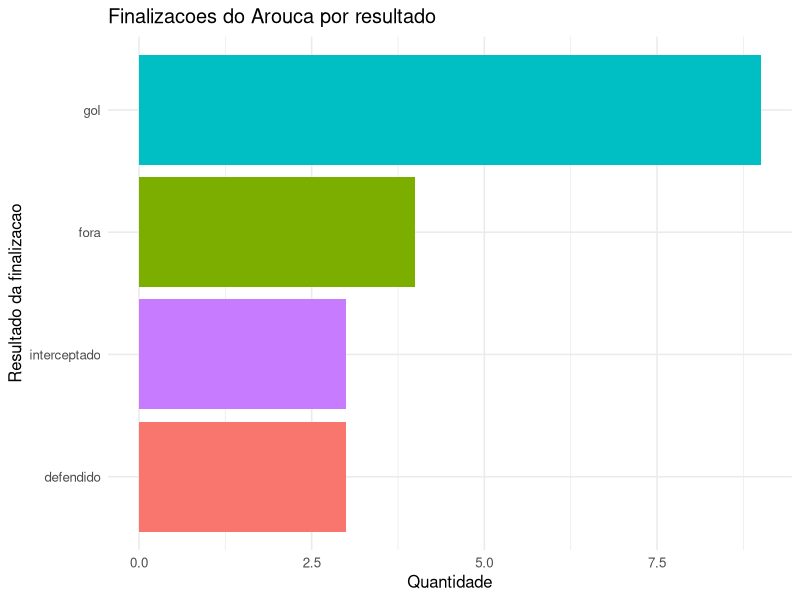
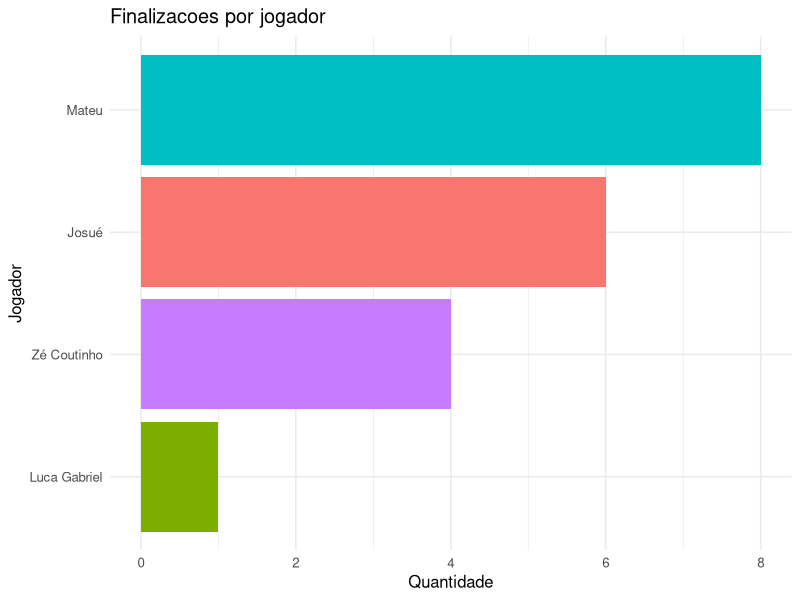
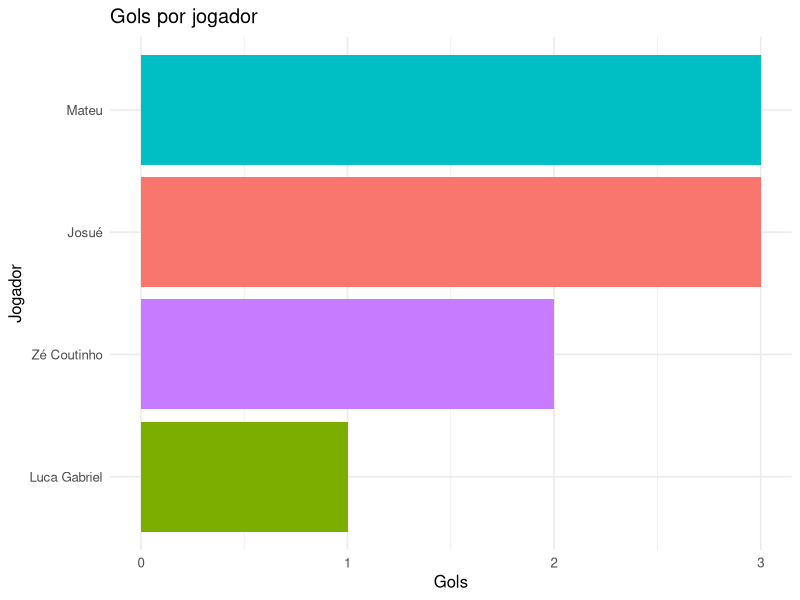
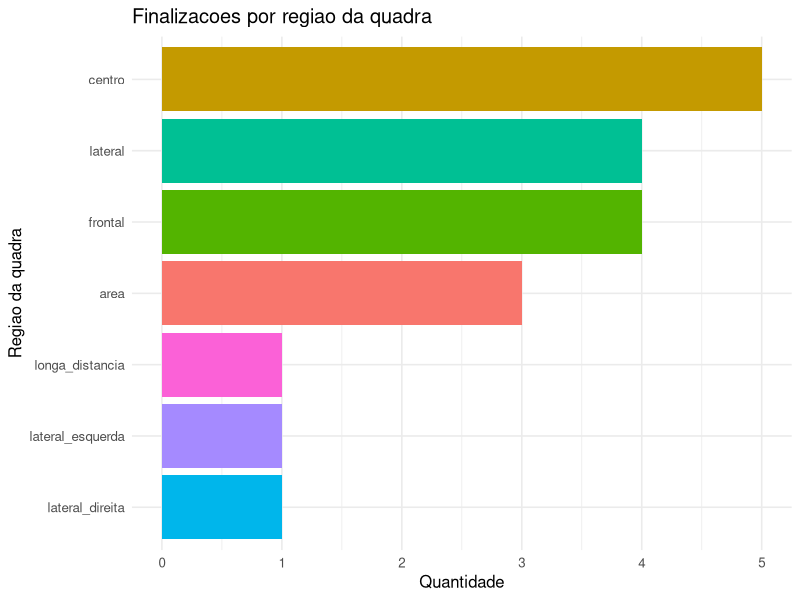
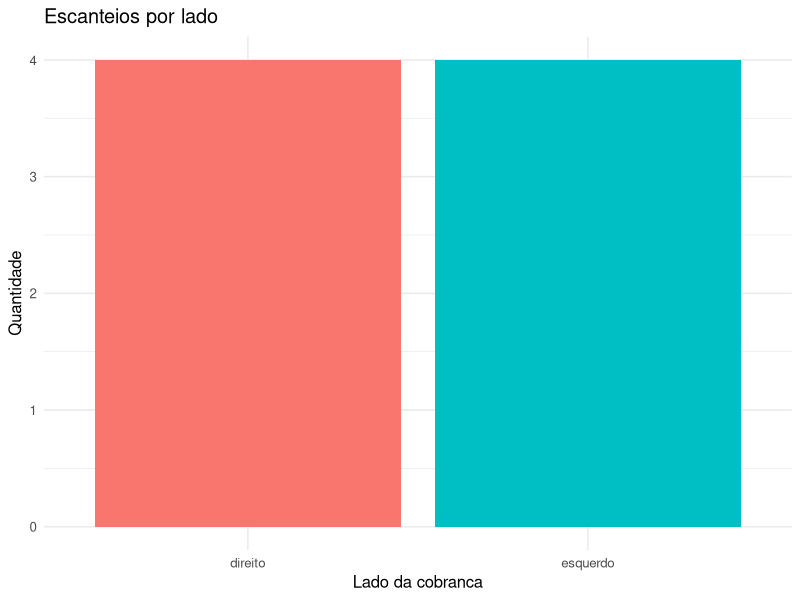
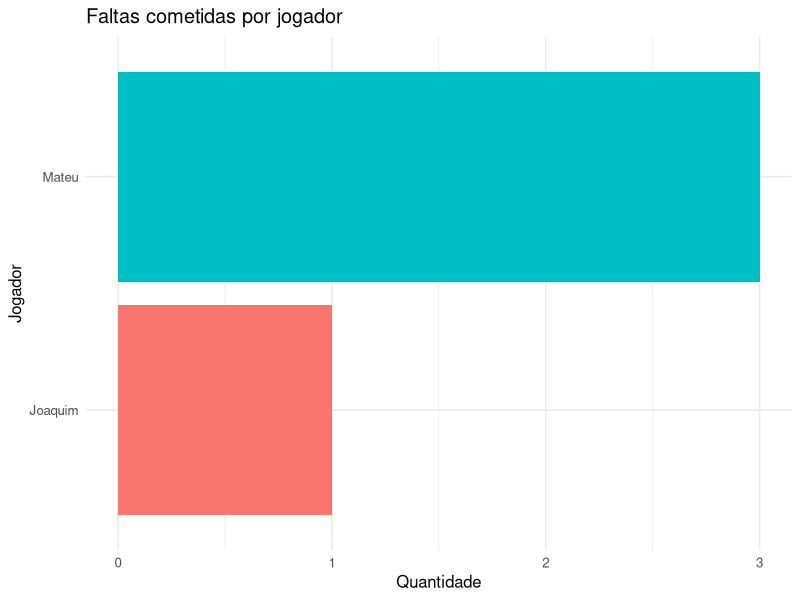
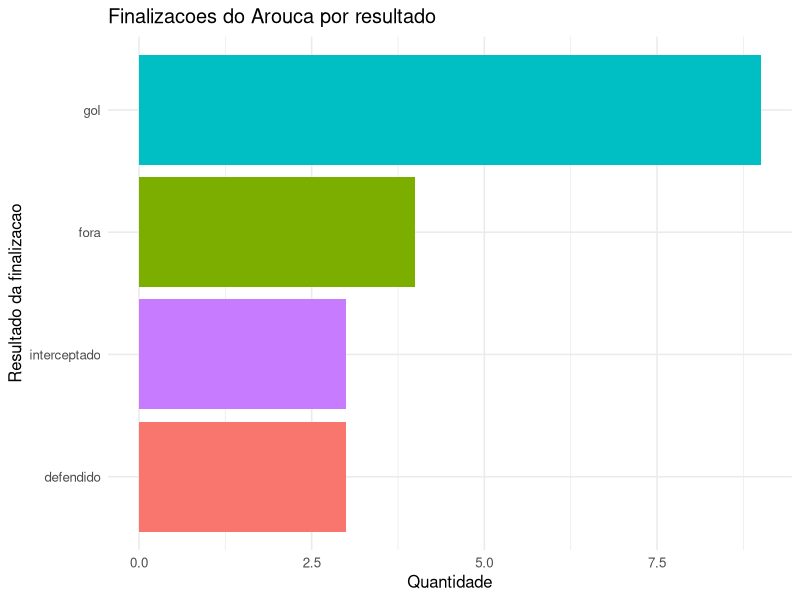
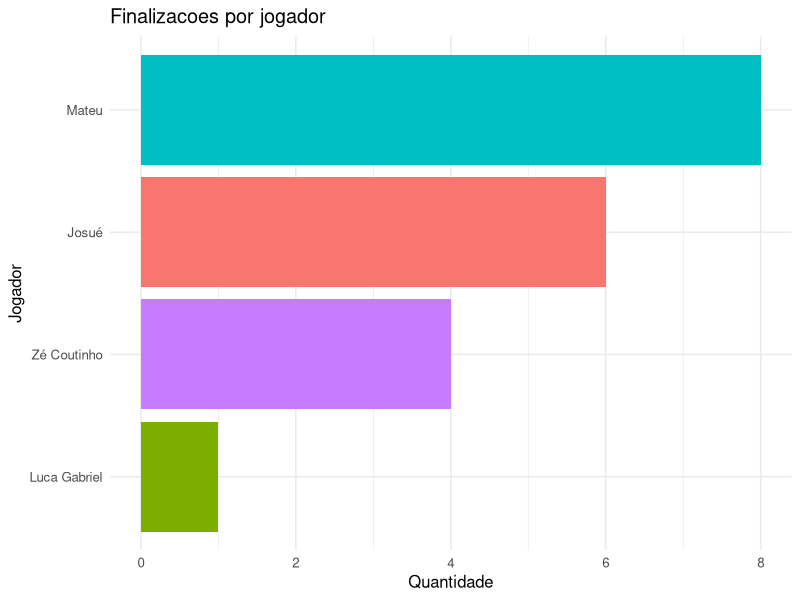

Generate these figures, in order, with R:
suppressPackageStartupMessages({
  library(readr)
  library(dplyr)
  library(ggplot2)
})

# Ajusta o diretório de trabalho para a pasta do script quando rodado no RStudio.
if (requireNamespace("rstudioapi", quietly = TRUE) && rstudioapi::isAvailable()) {
  script_path <- rstudioapi::getSourceEditorContext()$path
  if (nzchar(script_path)) {
    setwd(dirname(script_path))
  }
}

dir.create("graficos", showWarnings = FALSE)

eventos <- read_csv(
  "eventos_arouca.csv",
  col_types = cols(
    id_evento = col_integer(),
    equipe = col_character(),
    periodo = col_character(),
    tempo_video = col_character(),
    tempo_segundos = col_double(),
    tipo_evento = col_character(),
    jogador = col_character(),
    descricao_evento = col_character(),
    resultado_finalizacao = col_character(),
    pe_finalizacao = col_character(),
    regiao_quadra = col_character(),
    regiao_baliza = col_character(),
    lado_escanteio = col_character(),
    tipo_infracao = col_character(),
    jogador_adversario_sofreu = col_character(),
    tipo_cartao = col_character(),
    motivo_cartao = col_character()
  ),
  show_col_types = FALSE
)

jogadores <- read_csv(
  "jogadores_arouca.csv",
  col_types = cols(
    equipe = col_character(),
    jogador = col_character(),
    posicao_aproximada = col_character(),
    pe_dominante = col_character()
  ),
  show_col_types = FALSE
)

# Padronizacao basica para evitar inconsistencias em texto.
eventos <- eventos %>%
  mutate(
    across(where(is.character), ~trimws(.x)),
    tipo_evento = tolower(tipo_evento),
    periodo = tolower(periodo),
    resultado_finalizacao = tolower(resultado_finalizacao),
    pe_finalizacao = tolower(pe_finalizacao),
    regiao_quadra = tolower(regiao_quadra),
    lado_escanteio = tolower(lado_escanteio),
    tipo_infracao = tolower(tipo_infracao),
    tipo_cartao = tolower(tipo_cartao)
  )

jogadores <- jogadores %>%
  mutate(
    across(where(is.character), ~trimws(.x)),
    posicao_aproximada = tolower(posicao_aproximada),
    pe_dominante = tolower(pe_dominante)
  )

finalizacoes <- eventos %>%
  filter(tipo_evento == "finalizacao")

escanteios <- eventos %>%
  filter(tipo_evento == "escanteio")

faltas <- eventos %>%
  filter(tipo_evento == "falta_cometida")

cartoes <- eventos %>%
  filter(tipo_evento == "cartao")

cat("\n===== DIMENSOES DOS DADOS =====\n")
cat("Eventos:", nrow(eventos), "linhas e", ncol(eventos), "colunas\n")
cat("Jogadores:", nrow(jogadores), "linhas e", ncol(jogadores), "colunas\n")

cat("\n===== RESUMO GERAL =====\n")
cat("Total de finalizacoes:", nrow(finalizacoes), "\n")
cat("Total de escanteios:", nrow(escanteios), "\n")
cat("Total de faltas cometidas:", nrow(faltas), "\n")
cat("Total de cartoes:", nrow(cartoes), "\n")

resumo_finalizacoes <- finalizacoes %>%
  count(resultado_finalizacao, name = "quantidade") %>%
  arrange(desc(quantidade))

cat("\n===== FINALIZACOES POR RESULTADO =====\n")
print(resumo_finalizacoes)

finalizacoes_por_jogador <- finalizacoes %>%
  count(jogador, name = "total_finalizacoes") %>%
  arrange(desc(total_finalizacoes))

cat("\n===== FINALIZACOES POR JOGADOR =====\n")
print(finalizacoes_por_jogador)

gols_por_jogador <- finalizacoes %>%
  filter(resultado_finalizacao == "gol") %>%
  count(jogador, name = "gols") %>%
  arrange(desc(gols))

cat("\n===== GOLS POR JOGADOR =====\n")
print(gols_por_jogador)

aproveitamento_jogador <- finalizacoes %>%
  group_by(jogador) %>%
  summarise(
    finalizacoes = n(),
    gols = sum(resultado_finalizacao == "gol", na.rm = TRUE),
    chutes_no_gol = sum(resultado_finalizacao %in% c("gol", "defendido"), na.rm = TRUE),
    taxa_gol = round(100 * gols / finalizacoes, 1),
    taxa_no_gol = round(100 * chutes_no_gol / finalizacoes, 1),
    .groups = "drop"
  ) %>%
  arrange(desc(gols), desc(finalizacoes))

cat("\n===== APROVEITAMENTO POR JOGADOR =====\n")
print(aproveitamento_jogador)

resumo_escanteios <- escanteios %>%
  count(lado_escanteio, name = "quantidade") %>%
  arrange(desc(quantidade))

cat("\n===== ESCANTEIOS POR LADO =====\n")
print(resumo_escanteios)

resumo_faltas <- faltas %>%
  count(jogador, name = "faltas_cometidas") %>%
  arrange(desc(faltas_cometidas))

cat("\n===== FALTAS COMETIDAS POR JOGADOR =====\n")
print(resumo_faltas)

eventos_por_periodo <- eventos %>%
  count(periodo, tipo_evento, name = "quantidade") %>%
  arrange(periodo, desc(quantidade))

cat("\n===== EVENTOS POR PERIODO =====\n")
print(eventos_por_periodo)

write_csv(resumo_finalizacoes, "resumo_finalizacoes.csv")
write_csv(finalizacoes_por_jogador, "finalizacoes_por_jogador.csv")
write_csv(gols_por_jogador, "gols_por_jogador.csv")
write_csv(aproveitamento_jogador, "aproveitamento_por_jogador.csv")
write_csv(resumo_escanteios, "resumo_escanteios.csv")
write_csv(resumo_faltas, "resumo_faltas.csv")
write_csv(eventos_por_periodo, "eventos_por_periodo.csv")

grafico_resultado <- ggplot(resumo_finalizacoes, aes(x = reorder(resultado_finalizacao, quantidade), y = quantidade, fill = resultado_finalizacao)) +
  geom_col(show.legend = FALSE) +
  coord_flip() +
  labs(
    title = "Finalizacoes do Arouca por resultado",
    x = "Resultado da finalizacao",
    y = "Quantidade"
  ) +
  theme_minimal(base_size = 12)

print(grafico_resultado)
ggsave("graficos/finalizacoes_por_resultado.png", grafico_resultado, width = 8, height = 5, dpi = 300)

grafico_finalizacoes_jogador <- ggplot(finalizacoes_por_jogador, aes(x = reorder(jogador, total_finalizacoes), y = total_finalizacoes, fill = jogador)) +
  geom_col(show.legend = FALSE) +
  coord_flip() +
  labs(
    title = "Finalizacoes por jogador",
    x = "Jogador",
    y = "Quantidade"
  ) +
  theme_minimal(base_size = 12)

print(grafico_finalizacoes_jogador)
ggsave("graficos/finalizacoes_por_jogador.png", grafico_finalizacoes_jogador, width = 8, height = 5, dpi = 300)

grafico_gols_jogador <- ggplot(gols_por_jogador, aes(x = reorder(jogador, gols), y = gols, fill = jogador)) +
  geom_col(show.legend = FALSE) +
  coord_flip() +
  labs(
    title = "Gols por jogador",
    x = "Jogador",
    y = "Gols"
  ) +
  theme_minimal(base_size = 12)

print(grafico_gols_jogador)
ggsave("graficos/gols_por_jogador.png", grafico_gols_jogador, width = 8, height = 5, dpi = 300)

grafico_regiao <- finalizacoes %>%
  count(regiao_quadra, name = "quantidade") %>%
  ggplot(aes(x = reorder(regiao_quadra, quantidade), y = quantidade, fill = regiao_quadra)) +
  geom_col(show.legend = FALSE) +
  coord_flip() +
  labs(
    title = "Finalizacoes por regiao da quadra",
    x = "Regiao da quadra",
    y = "Quantidade"
  ) +
  theme_minimal(base_size = 12)

print(grafico_regiao)
ggsave("graficos/finalizacoes_por_regiao.png", grafico_regiao, width = 8, height = 5, dpi = 300)

grafico_escanteios <- ggplot(resumo_escanteios, aes(x = lado_escanteio, y = quantidade, fill = lado_escanteio)) +
  geom_col(show.legend = FALSE) +
  labs(
    title = "Escanteios por lado",
    x = "Lado da cobranca",
    y = "Quantidade"
  ) +
  theme_minimal(base_size = 12)

print(grafico_escanteios)
ggsave("graficos/escanteios_por_lado.png", grafico_escanteios, width = 7, height = 5, dpi = 300)

grafico_faltas <- ggplot(resumo_faltas, aes(x = reorder(jogador, faltas_cometidas), y = faltas_cometidas, fill = jogador)) +
  geom_col(show.legend = FALSE) +
  coord_flip() +
  labs(
    title = "Faltas cometidas por jogador",
    x = "Jogador",
    y = "Quantidade"
  ) +
  theme_minimal(base_size = 12)

print(grafico_faltas)
ggsave("graficos/faltas_por_jogador.png", grafico_faltas, width = 8, height = 5, dpi = 300)

cat("\nArquivos gerados com sucesso:\n")
cat("- resumo_finalizacoes.csv\n")
cat("- finalizacoes_por_jogador.csv\n")
cat("- gols_por_jogador.csv\n")
cat("- aproveitamento_por_jogador.csv\n")
cat("- resumo_escanteios.csv\n")
cat("- resumo_faltas.csv\n")
cat("- eventos_por_periodo.csv\n")
cat("- pasta graficos/ com os PNGs\n")
